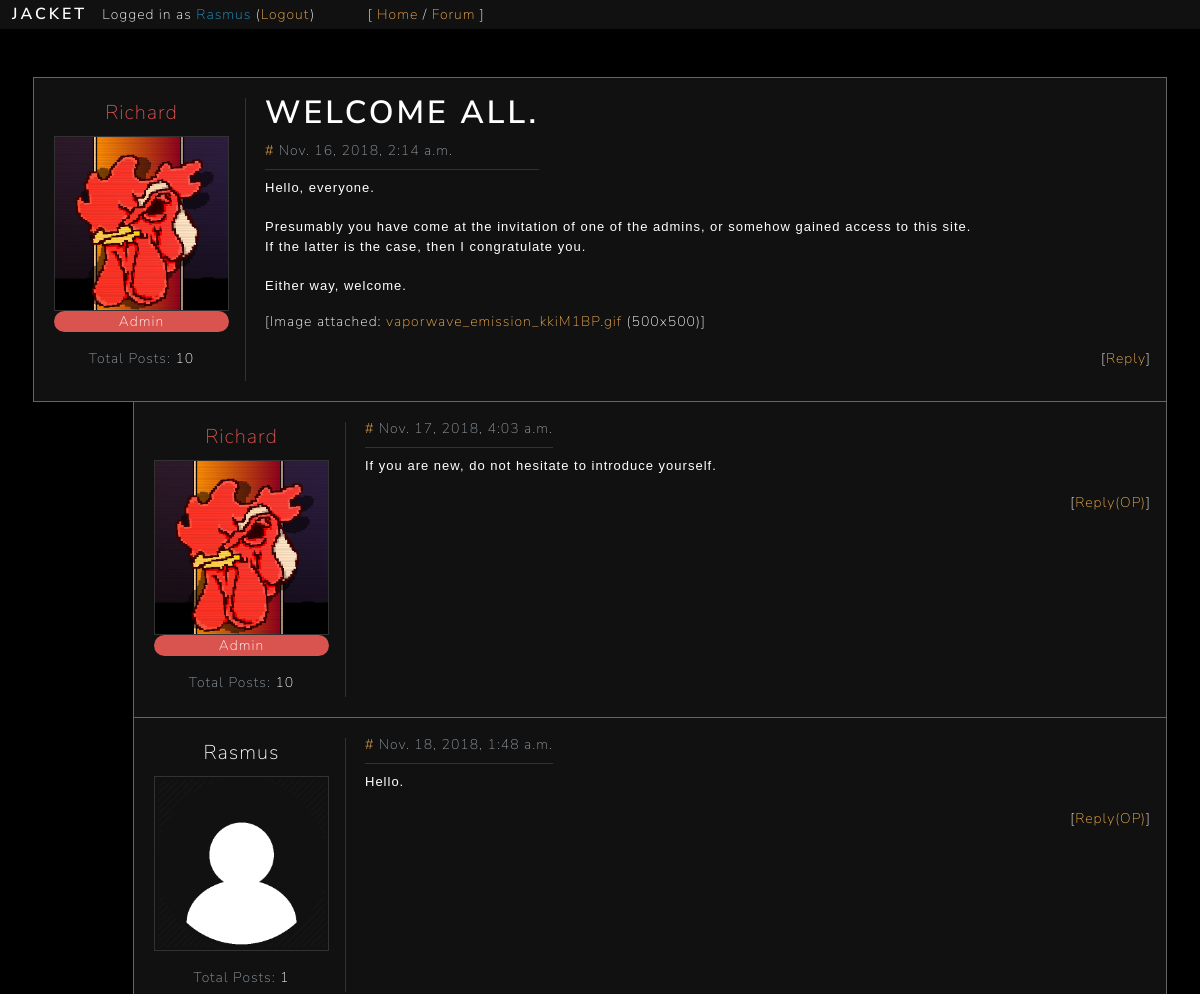
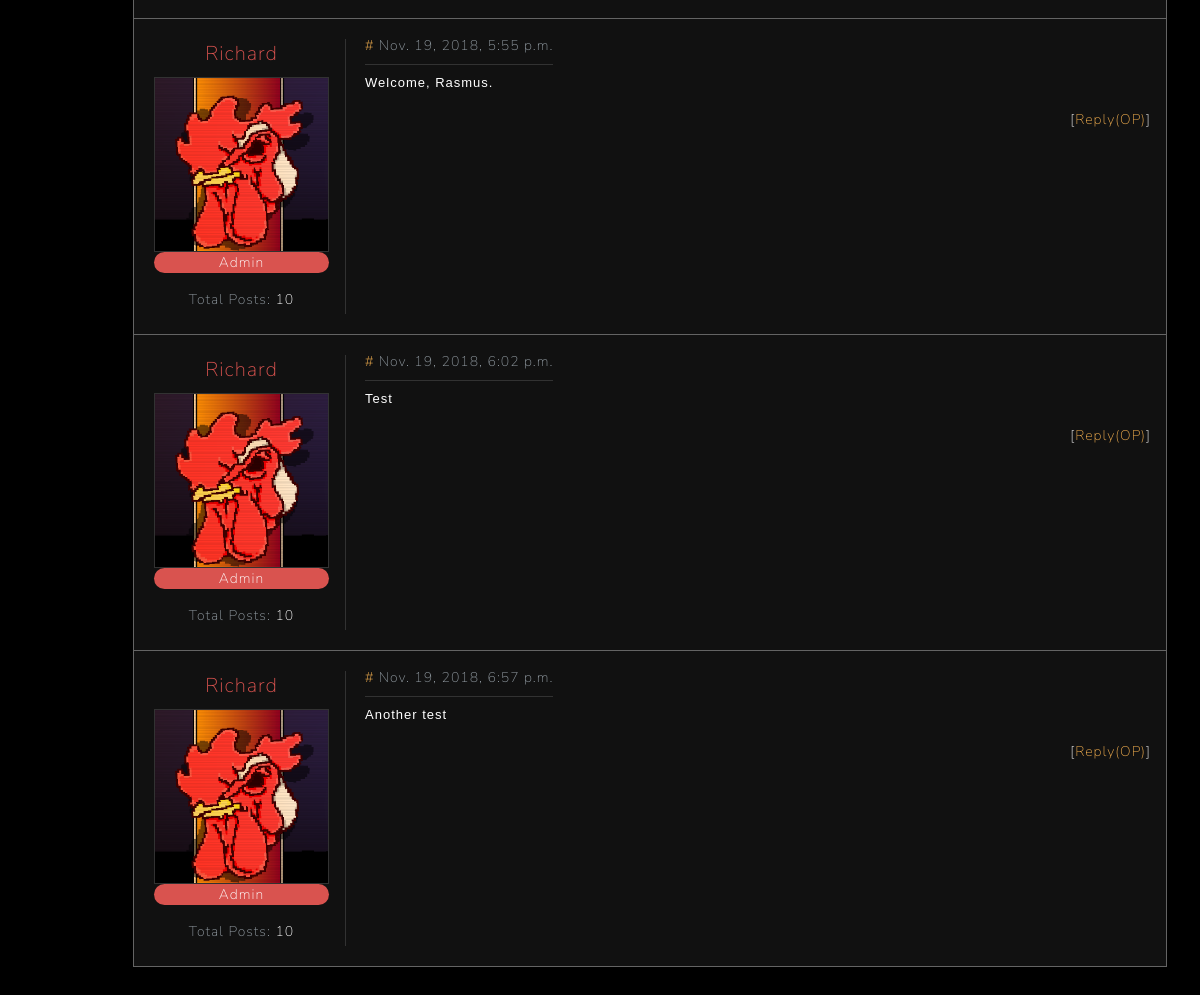
Page /forum/thread/?t=zL78L7rsl9 (signed in) on the committed database (2 pictures, top to bottom).
### forum/models.py (models this page shows)
class Thread(models.Model):
	key = models.CharField(max_length=10, default=gen_key, unique=True)
	subforum = models.ForeignKey(Subforum, on_delete=models.CASCADE)
	title = models.CharField(max_length=50)
	date = models.DateTimeField(default=timezone.now)
	content = models.TextField(max_length=1000)
	author = models.ForeignKey(User, on_delete=models.CASCADE)
	file = models.ImageField(upload_to="uploads/", blank=True)

### forum/views.py (the view)
# urls.py: path('thread/', views.thread, name="thread"),
def thread(request):
	if not check_login(request):
		return redirect('home')
	context = {}
	load_user_context(request, context)
	t = request.GET.get('t')
	if t is None:
		return redirect('forum')
	try:
		thread = Thread.objects.get(key=t)
		context['thread'] = thread.__dict__
		context['thread']['file'] = thread.file
		author = thread.author
		context['thread']['author'] = author.__dict__
		context['thread']['author']['avatar'] = author.profile.avatar
		context['thread']['author']['posts'] = get_total_posts(author)
		context['thread']['replies'] = {}
		replies = thread.reply_set.all()
		for reply in replies:
			author = reply.author
			context['thread']['replies'][reply.key] = reply.__dict__
			context['thread']['replies'][reply.key]['author'] = author.__dict__
			context['thread']['replies'][reply.key]['author']['avatar'] = author.profile.avatar
			context['thread']['replies'][reply.key]['author']['posts'] = get_total_posts(author)
		context['reply_form'] = ReplyForm()
	except Thread.DoesNotExist:
		return redirect('forum')
	return render(request, 'forum/thread.html', context)

### forum/templatetags/filename.py (called while the page is built)
@register.filter
def filename(file):
    return os.path.basename(file.name)

### forum/views.py (called while the page is built)
def get_total_posts(user):
	return user.thread_set.count() + user.reply_set.count()

### general/models.py (called while the page is built)
def gen_key():
	key = ''
	for i in range(0, 10):
		key += key_chars[random.randint(0, len(key_chars)-1)]
	return key

### general/views.py (called while the page is built)
def check_login(request):
	try:
		if request.session['user_id'] is not None:
			return True
	except KeyError:
		return False

def load_user_context(request, context):
	context['user'] = {
		'id': request.session['user_id'],
		'username': request.session['user_name']
	}

### forum/templates/forum/thread.html (shortened to what this page needs)
{% extends 'general/base.html' %}
{% load static %}
{% load filename %}
{% block content %}
<main class="container-fluid p-5 text-light container-fluid">
	<div id="{{ thread.key }}" class="d-block">
		<div class="row bg-ap-dark border border-grey py-3">
			<div class="px-3 border-right m-1 border-light-grey">
				<p class="text-center mb-2" style="font-size: 20px">
					<a class="{% if thread.author.is_staff %}text-danger{% else %}text-light{% endif %} n-h-u"
						href="{% url 'user' %}?id={{ thread.author.id }}">
						{{ thread.author.username }}
					</a>
				</p>
				<a class="d-block" href="{% url 'user' %}?id={{ thread.author.id }}">
					<img class="border border-light-grey" width=175px height=175px src="
						{% if thread.author.avatar %}{{ thread.author.avatar.url }}{% else %}{% static 'img/default_avatar.png' %}{% endif %}">
				</a>
				{% if thread.author.is_staff %}
				<span class="d-block badge-pill badge-danger text-center">Admin</span>
				{% endif %}
				<p class="text-secondary text-center mt-3 mb-1">Total Posts: <span class="text-light">{{ thread.author.posts }}</span></p>
			</div>
			<div class="col">
				<div class="d-inline-block border-bottom border-light-grey mb-2">
					<h1 class="text-light" style="word-wrap:break-word; white-space: pre-wrap;">{{ thread.title }}</h1>
					<p class="text-secondary mb-2">
						<a class="text-warning" href="#{{ thread.key }}">#</a> {{ thread.date }}
					</p>
				</div>
				<pre class="text-light pre-style">{{ thread.content }}</pre>{% if thread.file %}
				<p>
					[Image attached:
						<a data-toggle="collapse" href="#image-{{ thread.key }}" role="button" aria-expanded="false"
							aria-controls="image-{{ thread.key }}" class="text-warning">
							{{ thread.file|filename }}</a> ({{ thread.file.width }}x{{ thread.file.height }})]
				</p>
				{% endif %}
				<p class="text-right">
					[<a class="text-warning" href="#reply-form" data-toggle="modal" data-target="#reply-form">Reply</a>]
				</p>
			</div>
		</div>
	</div>
	{% for key, reply in thread.replies.items %}
	<div id="{{ reply.key }}" class="d-block" style="margin-left: 100px">
		<div class="row bg-ap-dark border border-top-0 border-grey py-3">
			<div class="px-3 border-right m-1 border-light-grey">
				<p class="text-center mb-2" style="font-size: 20px">
					<a class="{% if reply.author.is_staff %}text-danger{% else %}text-light{% endif %} n-h-u"
						href="{% url 'user' %}?id={{ reply.author.id }}">
						{{ reply.author.username }}
					</a>
				</p>
				<a class="d-block" href="{% url 'user' %}?id={{ reply.author.id }}">
					<img class="border border-light-grey" width=175px height=175px src="
						{% if reply.author.avatar %}{{ reply.author.avatar.url }}{% else %}{% static 'img/default_avatar.png' %}{% endif %}">
				</a>
				{% if reply.author.is_staff %}
				<span class="d-block badge-pill badge-danger text-center">Admin</span>
				{% endif %}
				<p class="text-secondary text-center mt-3 mb-1">Total Posts: <span class="text-light">{{ reply.author.posts }}</span></p>
			</div>
			<div class="col">
				<div class="d-inline-block border-bottom border-light-grey mb-2">
					<p class="text-secondary mb-2">
						<a class="text-warning" href="#{{ reply.key }}">#</a> {{ reply.date }}
					</p>
				</div>
				<pre class="text-light pre-style">{{ reply.content }}</pre>
				<p class="text-right">
					[<a class="text-warning" href="#reply-form" data-toggle="modal" data-target="#reply-form">Reply(OP)</a>]
				</p>
			</div>
		</div>
	</div>
	{% endfor %}
</main>
{% endblock %}

### general/templates/general/header.html
<header class="sticky-top text-light bg-ap-dark m-0 p-1">
	<h5 class="d-inline mx-2">
		<a class="text-light n-h-u" href="{% url 'home' %}">JACKET</a>
	</h5>
	<p class="d-inline">
		Logged in as <span class="text-info">{{ user.username }}</span>
		(<a class="text-warning" href="{% url 'logout' %}">Logout</a>)
	</p>
	<p class="d-inline ml-5">
		[
		<a class="text-warning" href="{% url 'home' %}">Home</a> /
		<a class="text-warning" href="{% url 'forum' %}">Forum</a>
		]
	</p>
</header>

### static/css/jacket.css (style rules this page uses)
html { scroll-behavior: smooth; }
.pre-style { font-family: sans-serif; font-size: 13px; word-wrap: break-word; white-space: pre-wrap; }

### rows in the picture
Thread: title "WELCOME ALL.", content "Hello, everyone. Presumably you have come at the invitation of one of the admins, or somehow gained access to this site. If the latter is the case, then I congratulate you. Either way, welcome.", file|filename "vaporwave_emission_kkiM1BP.gif"

### other values in the picture
{{ user.username }} "Rasmus"
{{ thread.author.username }} "Richard"
{{ thread.author.posts }} "10"
{{ thread.date }} "Nov. 16, 2018, 2:14 a.m."
{{ thread.file.width }} "500"
{{ thread.file.height }} "500"
{{ reply.author.username }} "Richard" "Rasmus" "Richard" "Richard" "Richard"
{{ reply.author.posts }} "10" "1" "10" "10" "10"
{{ reply.date }} "Nov. 17, 2018, 4:03 a.m." "Nov. 18, 2018, 1:48 a.m." "Nov. 19, 2018, 5:55 p.m." "Nov. 19, 2018, 6:02 p.m." "Nov. 19, 2018, 6:57 p.m."
{{ reply.content }} "If you are new, do not hesitate to introduce yourself." "Hello." "Welcome, Rasmus." "Test" "Another test"
